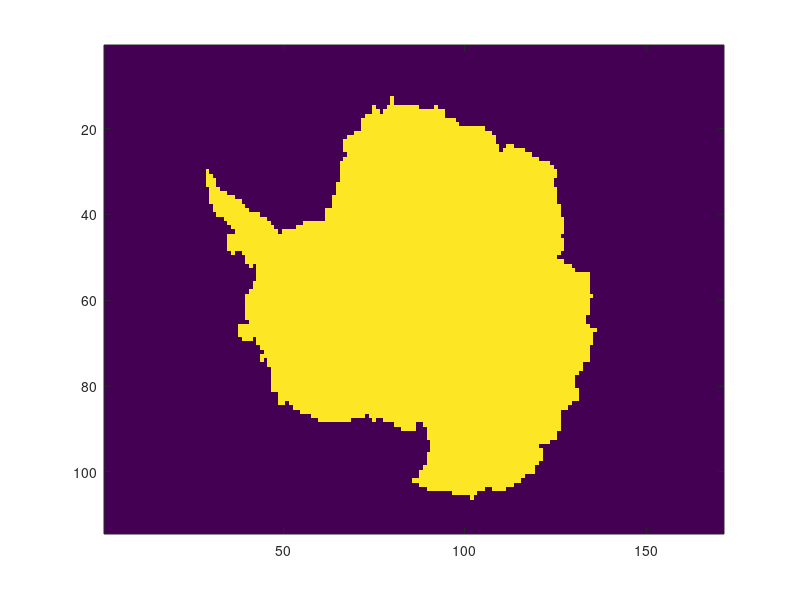
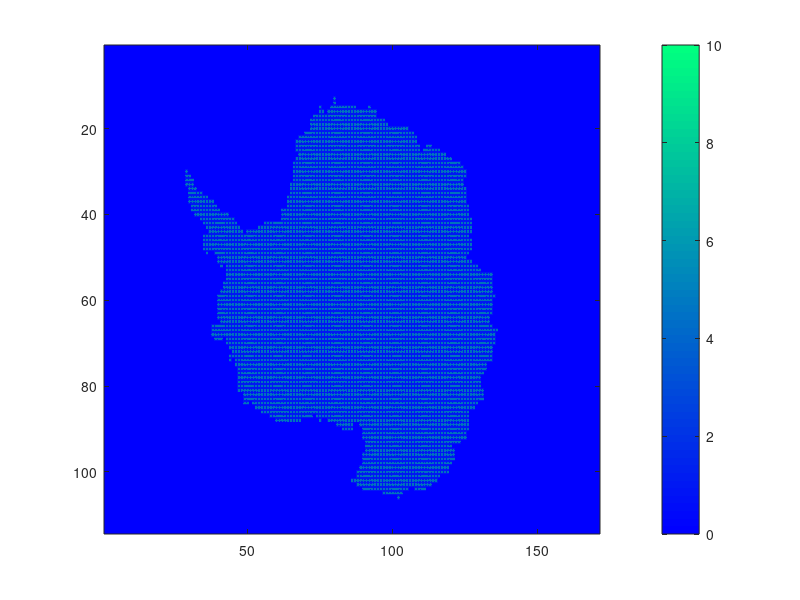

The MATLAB source for these figures, in order: (Note: this script raises an error after producing the figures.)
%%%%%%%%%%%%%%%%%%%%%%%%%%%%%%%%%%%%%%%%%%%%%%%%%%
% linear heat equation PDE solver
% by Georges Tod, 2019
% georges.tod@outlook.com
%%%%%%%%%%%%%%%%%%%%%%%%%%%%%%%%%%%%%%%%%%%%%%%%%%

clc, clear
addpath(genpath('functions'))

%% loading some data
load('data/antartica_highRES.mat')
figure(1);clf
image(geometry,'CDataMapping','scaled')
resolution=1;    % infrared image resolution
dx=(resolution)*1E-3;

% grid & timestamps
xmax=size(geometry,1);
ymax=size(geometry,2);

t_star = [0:0.1:10]';
w_star = zeros(xmax*ymax,length(t_star));

data.timeEXP=t_star;

% mapping geometry
n=1;

for x=1:xmax
    for y=1:ymax
        if geometry(x,y) == 1
            data.model(x,y)=1;
            solid_coords(n,1)=x;
            solid_coords(n,2)=y;
            n=n+1;
        else
            data.model(x,y)=0;
        end
    end
end

%{l
figure(2);clf
colormap winter
image(geometry,'CDataMapping','scaled')
caxis([0 10])
colorbar
hold on
plot(solid_coords(:,2),solid_coords(:,1),'.')
%}

% domain to compute
n=1;
for x=1:xmax
    for y=1:ymax
        if x>1 && x<xmax && y>1 && y<ymax
        %if (x-round(xmax/2))^2+(y-round(ymax/2))^2<32
            part.coords(n,1)=x;
            part.coords(n,2)=y;
            
            n=n+1;
        end
    end
end
clear x, clear y

%% Parameters & simulation
beta(1)=10;         % conductivity (in W/m/K)
beta(2)=NaN;          % length in z for BC (mm)
beta(3)=-40E7;       % power per volume unit (W/m^3)
beta(4)=1;            % energy time exposure  (s)

simulation_parameters.dx=dx;
simulation_parameters.xmax=xmax;
simulation_parameters.ymax=ymax;

tic
[time,S]=simul_2D(beta, simulation_parameters,data);
toc

return

%% plotting exp vs. sim
figure(3);clf
colormap winter

for i=2:length(time)
    Msim=S(:,:,i)-273.15; % from kelvins to degrees
    image(Msim,'CDataMapping','scaled')
    colorbar
    caxis([-10 10])
    title(sprintf('simulation, t = %0.1f s',time(i)))
    
    Msim2 = Msim';
    wstar_sim(:,i-1)=Msim2(:);
    t_star_sim(i-1,1) = time(i-1);
    
    pause(0.1)
end




%% generating some data for machine learning

% training data - 2/3
t_star=t_star_sim(1:end*2/3);
w_star=wstar_sim(:,1:end*2/3)+273.15;

n=1;
for x=1:xmax
    for y=1:ymax
        
        X_star(n,1)=x;
        X_star(n,2)=y;
        
        n=n+1;
        
        
    end
end
%
save('antartica2DHR_training.mat','t_star','w_star','X_star')

% validation data - +1/3
t_star=t_star_sim;
w_star=wstar_sim+273.15;
%
save('antartica2DHR_validation.mat','t_star','w_star','X_star')

return

%% verification
figure(4);clf
colormap winter

for i=2%:length(time)
    Msim=reshape(w_star(:,i),[ymax,xmax])
    image(Msim,'CDataMapping','scaled')
    colorbar
    %caxis([0 10])
end


